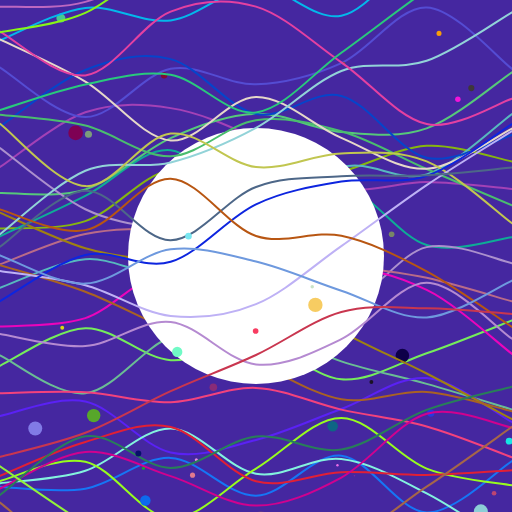
Frame 1 (no input)
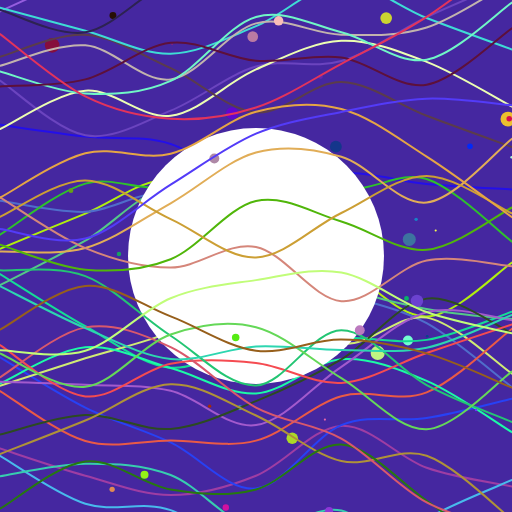
Frame 2 (the mouse pressed at the canvas centre, redrawn once)

The p5.js sketch that drew these frames (run headless with seeded random() and noise() and a simulated clock; the mouse was pressed at the canvas centre and the sketch redrawn once):

// p5.js sketch
// ── sketch.js



// Define some global variables
let segments;
let length;
let x;
let y;
// Define the intitialization function
function setup() {
  createCanvas(512, 512);
}

// Define the main rendering function
function draw() {
  // Redraw the background each frame
  background(69, 39, 160);

  //for loop to draw lines
  for (let i = 0; i < 20; i++) {
    drawLine(random_color(), random_color())
    splash()
  }

  // Draw oval
  noStroke();
  fill('white');
  ellipse(width / 2, height / 2, width * 0.5, height * 0.5);

  //for loop to draw lines
  for (let i = 0; i < 20; i++) {
    drawLine(random_color(), random_color())
    splash()
  }

  // Draw the lines once and stop
  noLoop();
}

function drawLine(pointColor,lineColor) {

  // Constrain our lines to 3/4 canvas size
  length = width;

  // Define segments
  segments = 6;

  // Define starting points
  x = length / segments;
  x =0;
  y = height * random(0, 1);

  // Loop through creating line segments
  beginShape()
  noFill()

  // Add the first point
  stroke(lineColor)
  strokeWeight(2)
  curveVertex(x, y)
  curveVertex(x, y)  // duplicate start point

  // Save points for visualization later
  let points = [{ x: x, y: y }]

  // Draw line
  for (let i = 0; i < segments; i++) {

    // Get random y
    yRand = random(-(height * 0.125), height * 0.125);

    // Add point to curve
    curveVertex(x += length / segments, y += yRand);

    // Save point
    points.push({ x: x, y: y })

  }
  vertex(x, y)  // Duplicate ending point
  endShape()
}

function random_color(){
  var rint = Math.floor( 0x100000000 * Math.random());
  return '#' + ('00000'   + rint.toString(16)).slice(-6).toUpperCase();

}

function splash() {
  noStroke();
  fill(random_color());
  circle(random(0,width),random(0,height),random(15));
}
